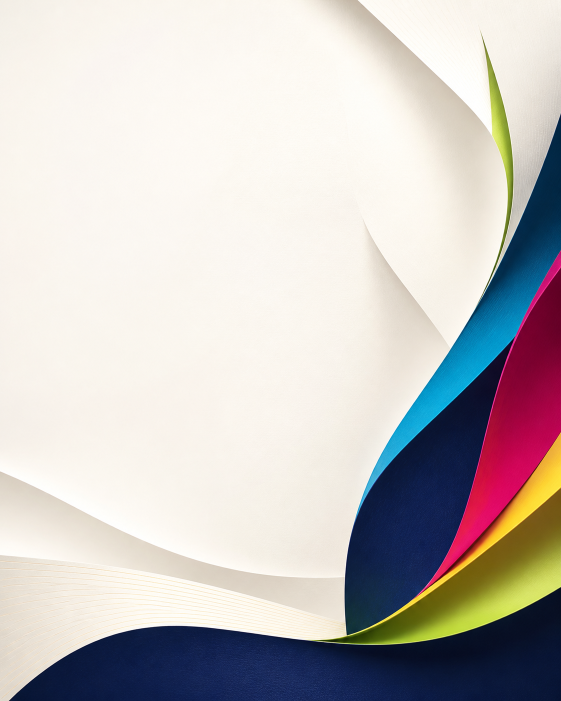
#> input picture assets/campanhas/automacao-smart-color-print/2026-08-22/base-brand-v1.png, 1122 x 1402 px (shown at 1/2 size)
$ python render.py
#> lines starting #> are read from the running program, lines starting #| are printed output that depends on the picture; after the words box and inside, x2 and y2 are one past the last pixel; in counts of white or black regions, pixels touching at a corner belong together
from pathlib import Path
import textwrap

from PIL import Image, ImageDraw, ImageFilter, ImageFont, ImageOps


ROOT = Path(__file__).resolve().parents[4]
CAMPAIGN = Path(__file__).resolve().parent
LOGO = ROOT / "assets" / "logo-scp.png"
BASE = CAMPAIGN / "base-brand-v1.png"
TSHIRT = ROOT / "assets" / "mockup-tshirt-real-v2.jpg"
CAP = ROOT / "assets" / "mockup-cap-real-v2.jpg"

WIDTH = 1080
HEIGHT = 1350

NAVY = "#101935"
CYAN = "#19B3E6"
MAGENTA = "#EA1A72"
YELLOW = "#F3C515"
LIME = "#DFF364"
OFF_WHITE = "#FFFDF8"
GRAPHITE = "#2E3443"
CARD_FILL = (255, 253, 248, 232)
CARD_BORDER = (16, 25, 53, 28)

BOLD = "/System/Library/Fonts/Supplemental/Arial Bold.ttf"
REGULAR = "/System/Library/Fonts/Supplemental/Arial.ttf"


def font(path: str, size: int) -> ImageFont.FreeTypeFont:
    return ImageFont.truetype(path, size=size)


def fit_cover(source: Image.Image, width: int, height: int) -> Image.Image:
    return ImageOps.fit(source.convert("RGB"), (width, height), method=Image.Resampling.LANCZOS)


def make_canvas() -> Image.Image:
    base = fit_cover(Image.open(BASE), WIDTH, HEIGHT).convert("RGBA")
    haze = Image.new("RGBA", (WIDTH, HEIGHT), (255, 255, 255, 0))
    draw = ImageDraw.Draw(haze)
    draw.rounded_rectangle((44, 132, 1008, 1210), radius=56, fill=(255, 253, 248, 76))
    draw.rounded_rectangle((58, 148, 584, 1186), radius=48, fill=(255, 253, 248, 228))
    draw.ellipse((-120, 964, 432, 1494), fill=(25, 179, 230, 24))
    draw.ellipse((720, 968, 1164, 1430), fill=(16, 25, 53, 22))
    haze = haze.filter(ImageFilter.GaussianBlur(18))
    return Image.alpha_composite(base, haze)
#> returned value: PIL image 1080x1350 RGBA


def add_shadow(base: Image.Image, bounds: tuple[int, int, int, int], radius: int = 30, blur: int = 28) -> Image.Image:
#> called with bounds = (658, 202, 944, 918), radius = 30, blur = 28
    shadow = Image.new("RGBA", base.size, (0, 0, 0, 0))
#> shadow: PIL image 1080x1350 RGBA; every value is 0
    ImageDraw.Draw(shadow).rounded_rectangle(bounds, radius=radius, fill=(10, 18, 39, 72))
    shadow = shadow.filter(ImageFilter.GaussianBlur(blur))
    return Image.alpha_composite(base, shadow)


def photo_card(base: Image.Image, source_path: Path, x: int, y: int, width: int, height: int, radius: int = 30) -> Image.Image:
    base = add_shadow(base, (x + 10, y + 12, x + width + 10, y + height + 12), radius=radius, blur=28)
    card = fit_cover(Image.open(source_path), width, height).convert("RGBA")
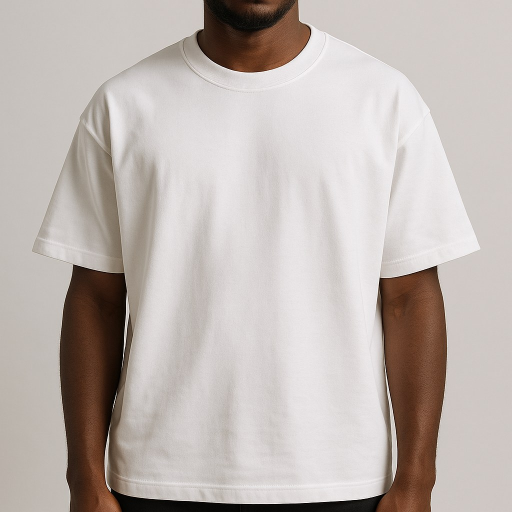
#> input picture assets/mockup-tshirt-real-v2.jpg, 1024 x 1024 px (shown at 1/2 size)
    mask = Image.new("L", (width, height), 0)
#> mask: PIL image 286x716 L; every value is 0
    ImageDraw.Draw(mask).rounded_rectangle((0, 0, width, height), radius=radius, fill=255)
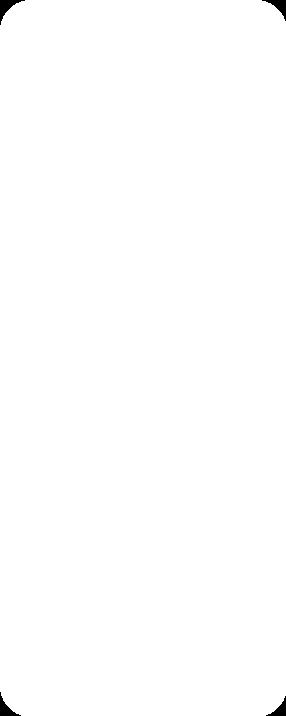
#> mask: PIL image 286x716 L; 99.7% white; 4 black regions, box (x1, y1, x2, y2) and area: (0, 0, 25, 25) 203, (262, 0, 286, 21) 178, (0, 692, 21, 716) 178, (266, 696, 286, 716) 154
    card.putalpha(mask)
    base.alpha_composite(card, (x, y))
    return base


def place_logo(base: Image.Image) -> None:
    logo = Image.open(LOGO).convert("RGBA")
    logo_width = 248
    logo_height = round(logo.height * logo_width / logo.width)
    logo = logo.resize((logo_width, logo_height), Image.Resampling.LANCZOS)
    base.alpha_composite(logo, (64, 48))


def pill(draw: ImageDraw.ImageDraw, bounds: tuple[int, int, int, int], fill: str, text: str, text_fill: str = OFF_WHITE) -> None:
    draw.rounded_rectangle(bounds, radius=28, fill=fill)
    draw.text((bounds[0] + 24, bounds[1] + 14), text, font=font(BOLD, 22), fill=text_fill)


def wrapped(
    draw: ImageDraw.ImageDraw,
    text: str,
    x: int,
    y: int,
    width_chars: int,
    size: int,
    fill: str,
    *,
    bold: bool = False,
    spacing: int = 7,
) -> int:
    family = BOLD if bold else REGULAR
    block = textwrap.fill(text, width=width_chars, break_long_words=False, break_on_hyphens=False)
    draw.multiline_text((x, y), block, font=font(family, size), fill=fill, spacing=spacing)
    bbox = draw.multiline_textbbox((x, y), block, font=font(family, size), spacing=spacing)
    return bbox[3]


def info_card(draw: ImageDraw.ImageDraw, bounds: tuple[int, int, int, int], title: str, body: str, accent: str) -> None:
    draw.rounded_rectangle(bounds, radius=28, fill=CARD_FILL, outline=CARD_BORDER, width=2)
    draw.rounded_rectangle((bounds[0] + 22, bounds[1] + 22, bounds[0] + 174, bounds[1] + 58), radius=18, fill=accent)
    draw.text((bounds[0] + 44, bounds[1] + 31), title, font=font(BOLD, 20), fill=NAVY)
    wrapped(draw, body, bounds[0] + 24, bounds[1] + 74, 24, 18, GRAPHITE, spacing=6)


def footer(draw: ImageDraw.ImageDraw) -> None:
    draw.rectangle((0, 1250, WIDTH, HEIGHT), fill=NAVY)
    draw.text((64, 1282), "scolorprint.com", font=font(BOLD, 30), fill=OFF_WHITE)
    draw.text((698, 1286), "GUARDE E PECA ORCAMENTO", font=font(BOLD, 19), fill=OFF_WHITE)


def label_chip(draw: ImageDraw.ImageDraw, bounds: tuple[int, int, int, int], fill: str, text: str, text_fill: str = NAVY) -> None:
    draw.rounded_rectangle(bounds, radius=22, fill=fill)
    draw.text((bounds[0] + 22, bounds[1] + 14), text, font=font(BOLD, 20), fill=text_fill)


def main() -> None:
    canvas = make_canvas()
    canvas = photo_card(canvas, TSHIRT, 648, 190, 286, 716)
    canvas = photo_card(canvas, CAP, 704, 836, 222, 260)
#> call 2 of photo_card, with x = 704, y = 836, width = 222, height = 260, radius = 30
#> call 2 of add_shadow, with bounds = (714, 848, 936, 1108), radius = 30, blur = 28
#> in add_shadow (call 2), `ImageDraw.Draw(shadow).rounded_rectangle(bounds, radius=radius, fill=(..`:
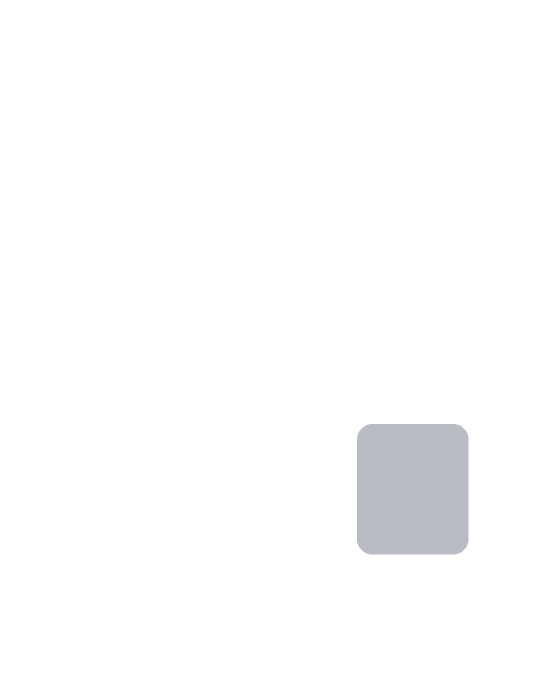
#> shadow: PIL image 1080x1350 RGBA (shown at 1/2 size); mean R, G, B, A 0.4, 0.7, 1.5, 2.8; transparent parts drawn white
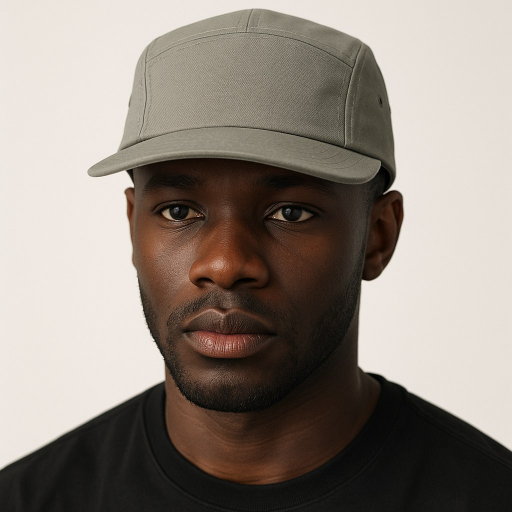
#> input picture assets/mockup-cap-real-v2.jpg, 1024 x 1024 px (shown at 1/2 size)
#> call 3 of fit_cover, with width = 222, height = 260
#> in fit_cover (call 3), `return ImageOps.fit(source.convert("RGB"), (width, height), method=Ima..`:
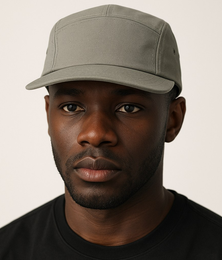
#> returned value: PIL image 222x260 RGB; mean R, G, B 133, 123, 114.2
#> in photo_card (call 2), `mask = Image.new("L", (width, height), 0)`: mask: PIL image 222x260 L; every value is 0
#> in photo_card (call 2), `ImageDraw.Draw(mask).rounded_rectangle((0, 0, width, height), radius=r..`:
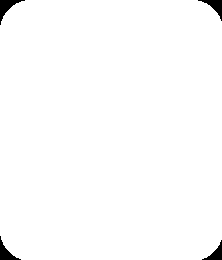
#> mask: PIL image 222x260 L; 98.8% white; 4 black regions, box (x1, y1, x2, y2) and area: (0, 0, 25, 25) 203, (198, 0, 222, 21) 178, (0, 236, 21, 260) 178, (202, 240, 222, 260) 154
#> in photo_card (call 2), `base.alpha_composite(card, (x, y))`:
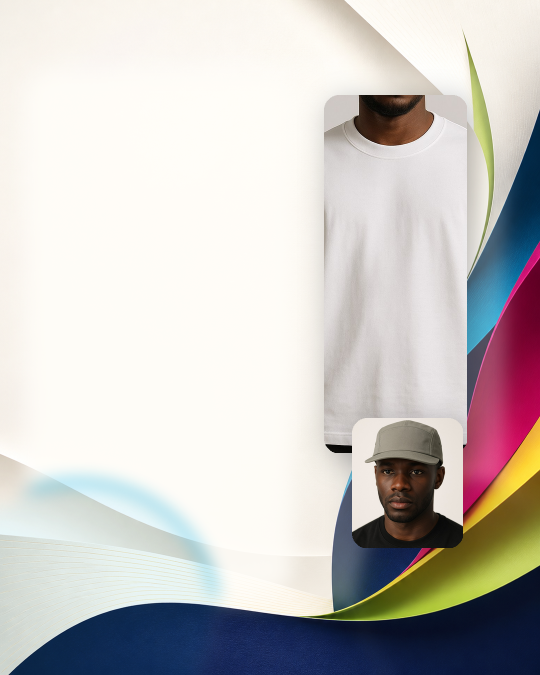
#> base: PIL image 1080x1350 RGBA (shown at 1/2 size); mean R, G, B, A 201.6, 198.1, 195.8, 255
    draw = ImageDraw.Draw(canvas)

    place_logo(canvas)
    pill(draw, (64, 172, 380, 228), MAGENTA, "SABADO | INSPIRACAO")
    draw.multiline_text(
        (66, 286),
        "CAMISETA\n+ BONE\nPARA EQUIPAS\nEM ACAO",
        font=font(BOLD, 60),
        fill=NAVY,
        spacing=8,
    )

    draw.rectangle((68, 662, 146, 670), fill=CYAN)
    draw.rectangle((160, 662, 238, 670), fill=MAGENTA)
    draw.rectangle((252, 662, 330, 670), fill=YELLOW)

    wrapped(
        draw,
        "Uma dupla simples pode dar unidade visual a promotores, apoio em evento e equipas de activacao sem complicar o briefing.",
        68,
        702,
        24,
        28,
        GRAPHITE,
        spacing=8,
    )

    label_chip(draw, (68, 958, 270, 1014), CYAN, "PROMOTORIA")
    label_chip(draw, (286, 958, 454, 1014), YELLOW, "FEIRAS")
    label_chip(draw, (68, 1032, 330, 1088), MAGENTA, "APOIO EM EVENTO", text_fill=OFF_WHITE)
    info_card(
        draw,
        (64, 1098, 556, 1220),
        "Comece por",
        "Cor base, area do logo e funcao da equipa.",
        LIME,
    )
    footer(draw)
    canvas.convert("RGB").save(CAMPAIGN / "poster-v1.jpg", quality=94, subsampling=0)


if __name__ == "__main__":
#> (the run stopped early here; a loop or call above may not have finished)
